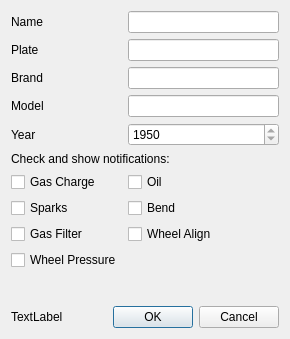
<?xml version="1.0" encoding="UTF-8"?>
<ui version="4.0">
 <class>DlgVehicleEditor</class>
 <widget class="QDialog" name="DlgVehicleEditor">
  <property name="geometry">
   <rect>
    <x>0</x>
    <y>0</y>
    <width>290</width>
    <height>339</height>
   </rect>
  </property>
  <property name="windowTitle">
   <string>Vehicule Information</string>
  </property>
  <property name="windowIcon">
   <iconset resource="resources.qrc">
    <normaloff>:/img/car189.png</normaloff>:/img/car189.png</iconset>
  </property>
  <layout class="QVBoxLayout" name="verticalLayout">
   <item>
    <layout class="QFormLayout" name="formLayout">
     <item row="0" column="0">
      <widget class="QLabel" name="label">
       <property name="text">
        <string>Name</string>
       </property>
      </widget>
     </item>
     <item row="0" column="1">
      <widget class="QLineEdit" name="txtName"/>
     </item>
     <item row="1" column="0">
      <widget class="QLabel" name="label_2">
       <property name="text">
        <string>Plate</string>
       </property>
      </widget>
     </item>
     <item row="1" column="1">
      <widget class="QLineEdit" name="txtPlate"/>
     </item>
     <item row="2" column="0">
      <widget class="QLabel" name="label_3">
       <property name="text">
        <string>Brand</string>
       </property>
      </widget>
     </item>
     <item row="2" column="1">
      <widget class="QLineEdit" name="txtBrand"/>
     </item>
     <item row="3" column="0">
      <widget class="QLabel" name="label_4">
       <property name="text">
        <string>Model</string>
       </property>
      </widget>
     </item>
     <item row="3" column="1">
      <widget class="QLineEdit" name="txtModel"/>
     </item>
     <item row="4" column="0">
      <widget class="QLabel" name="label_5">
       <property name="text">
        <string>Year</string>
       </property>
      </widget>
     </item>
     <item row="4" column="1">
      <widget class="QSpinBox" name="spinYear">
       <property name="minimum">
        <number>1950</number>
       </property>
      </widget>
     </item>
     <item row="6" column="0">
      <widget class="QCheckBox" name="chekGas">
       <property name="text">
        <string>Gas Charge</string>
       </property>
       <property name="icon">
        <iconset resource="resources.qrc">
         <normaloff>:/img/fuel</normaloff>:/img/fuel</iconset>
       </property>
      </widget>
     </item>
     <item row="6" column="1">
      <widget class="QCheckBox" name="chkOil">
       <property name="text">
        <string>Oil</string>
       </property>
       <property name="icon">
        <iconset resource="resources.qrc">
         <normaloff>:/img/oil</normaloff>:/img/oil</iconset>
       </property>
      </widget>
     </item>
     <item row="7" column="0">
      <widget class="QCheckBox" name="chkSparks">
       <property name="text">
        <string>Sparks</string>
       </property>
       <property name="icon">
        <iconset resource="resources.qrc">
         <normaloff>:/img/spark</normaloff>:/img/spark</iconset>
       </property>
      </widget>
     </item>
     <item row="7" column="1">
      <widget class="QCheckBox" name="chkBend">
       <property name="text">
        <string>Bend</string>
       </property>
       <property name="icon">
        <iconset resource="resources.qrc">
         <normaloff>:/img/bend</normaloff>:/img/bend</iconset>
       </property>
      </widget>
     </item>
     <item row="8" column="0">
      <widget class="QCheckBox" name="chkGasFilter">
       <property name="text">
        <string>Gas Filter</string>
       </property>
       <property name="icon">
        <iconset resource="resources.qrc">
         <normaloff>:/img/gasFilter</normaloff>:/img/gasFilter</iconset>
       </property>
      </widget>
     </item>
     <item row="8" column="1">
      <widget class="QCheckBox" name="chkWheelAlign">
       <property name="text">
        <string>Wheel Align</string>
       </property>
       <property name="icon">
        <iconset resource="resources.qrc">
         <normaloff>:/img/wheelAlign</normaloff>:/img/wheelAlign</iconset>
       </property>
      </widget>
     </item>
     <item row="9" column="0">
      <widget class="QCheckBox" name="chkWheelPressure">
       <property name="text">
        <string>Wheel Pressure</string>
       </property>
       <property name="icon">
        <iconset resource="resources.qrc">
         <normaloff>:/img/wheelPressure</normaloff>:/img/wheelPressure</iconset>
       </property>
      </widget>
     </item>
     <item row="5" column="0" colspan="2">
      <widget class="QLabel" name="label_6">
       <property name="text">
        <string>Check and show notifications:</string>
       </property>
      </widget>
     </item>
    </layout>
   </item>
   <item>
    <layout class="QHBoxLayout" name="horizontalLayout">
     <item>
      <widget class="QLabel" name="lblSpinner">
       <property name="text">
        <string>TextLabel</string>
       </property>
      </widget>
     </item>
     <item>
      <widget class="QDialogButtonBox" name="buttonBox">
       <property name="orientation">
        <enum>Qt::Horizontal</enum>
       </property>
       <property name="standardButtons">
        <set>QDialogButtonBox::Cancel|QDialogButtonBox::Ok</set>
       </property>
      </widget>
     </item>
    </layout>
   </item>
  </layout>
 </widget>
 <tabstops>
  <tabstop>txtName</tabstop>
  <tabstop>txtPlate</tabstop>
  <tabstop>txtBrand</tabstop>
  <tabstop>txtModel</tabstop>
  <tabstop>spinYear</tabstop>
  <tabstop>chekGas</tabstop>
  <tabstop>chkOil</tabstop>
  <tabstop>chkSparks</tabstop>
  <tabstop>chkBend</tabstop>
  <tabstop>chkGasFilter</tabstop>
  <tabstop>chkWheelAlign</tabstop>
  <tabstop>chkWheelPressure</tabstop>
 </tabstops>
 <resources>
  <include location="resources.qrc"/>
 </resources>
 <connections>
  <connection>
   <sender>buttonBox</sender>
   <signal>accepted()</signal>
   <receiver>DlgVehicleEditor</receiver>
   <slot>accept()</slot>
   <hints>
    <hint type="sourcelabel">
     <x>279</x>
     <y>328</y>
    </hint>
    <hint type="destinationlabel">
     <x>157</x>
     <y>274</y>
    </hint>
   </hints>
  </connection>
  <connection>
   <sender>buttonBox</sender>
   <signal>rejected()</signal>
   <receiver>DlgVehicleEditor</receiver>
   <slot>reject()</slot>
   <hints>
    <hint type="sourcelabel">
     <x>279</x>
     <y>328</y>
    </hint>
    <hint type="destinationlabel">
     <x>286</x>
     <y>274</y>
    </hint>
   </hints>
  </connection>
 </connections>
</ui>
